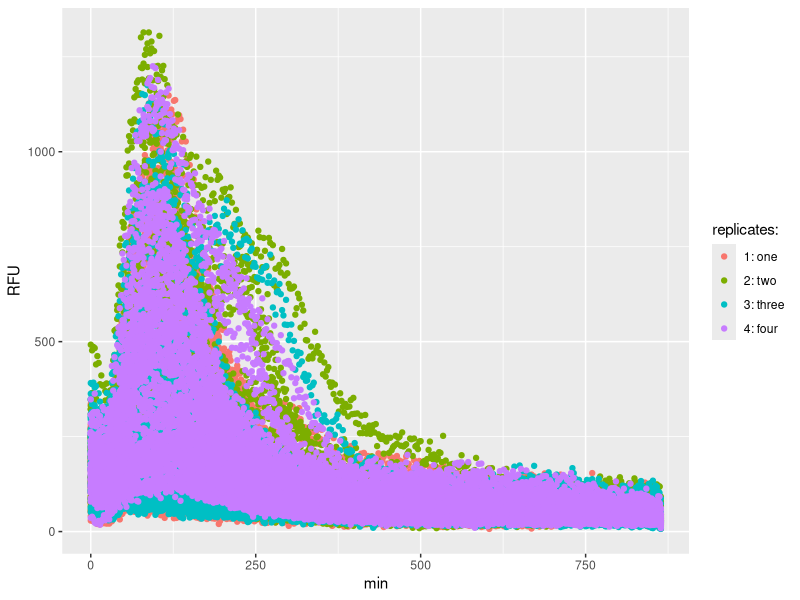
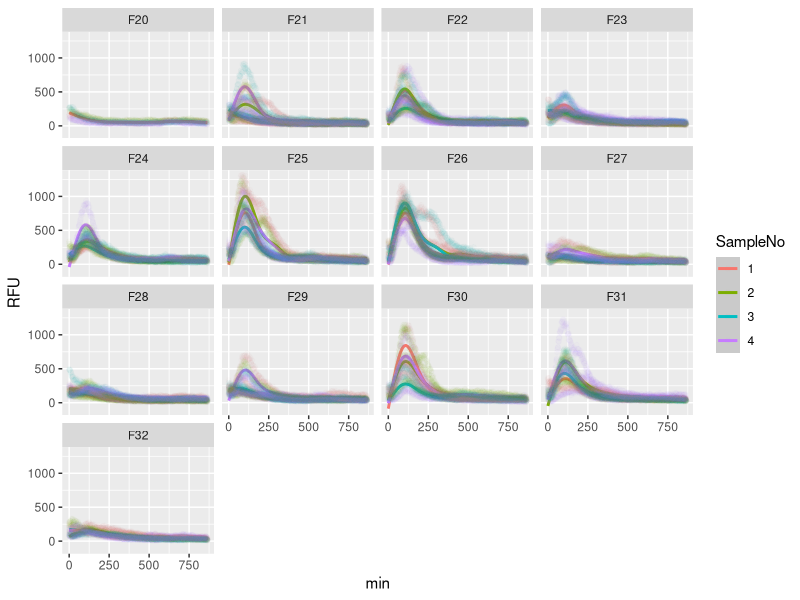
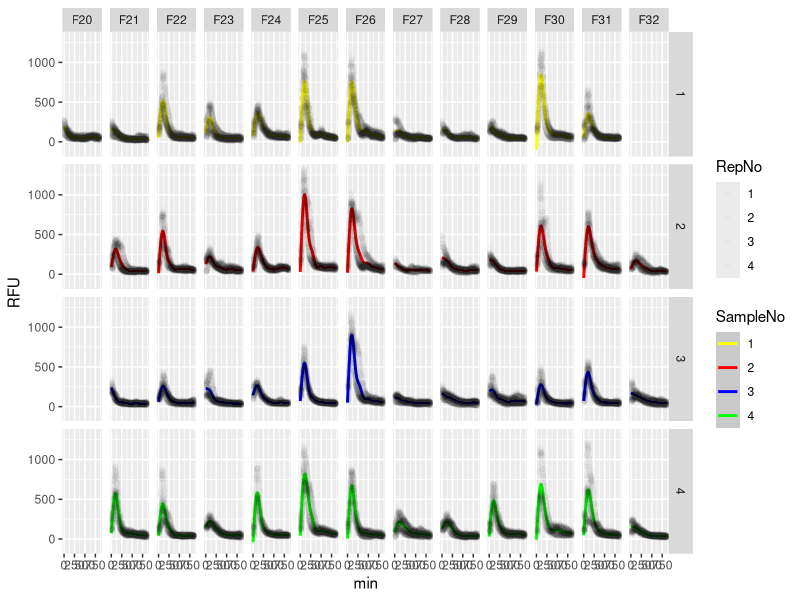
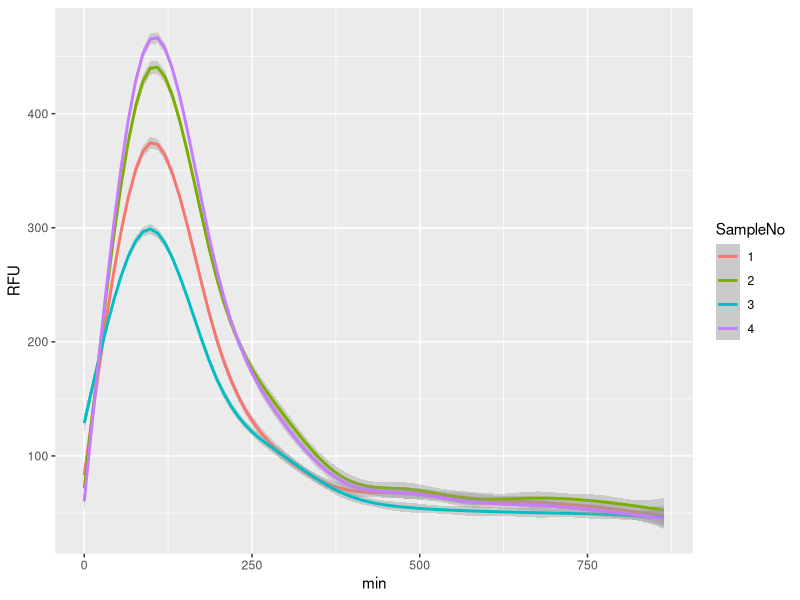
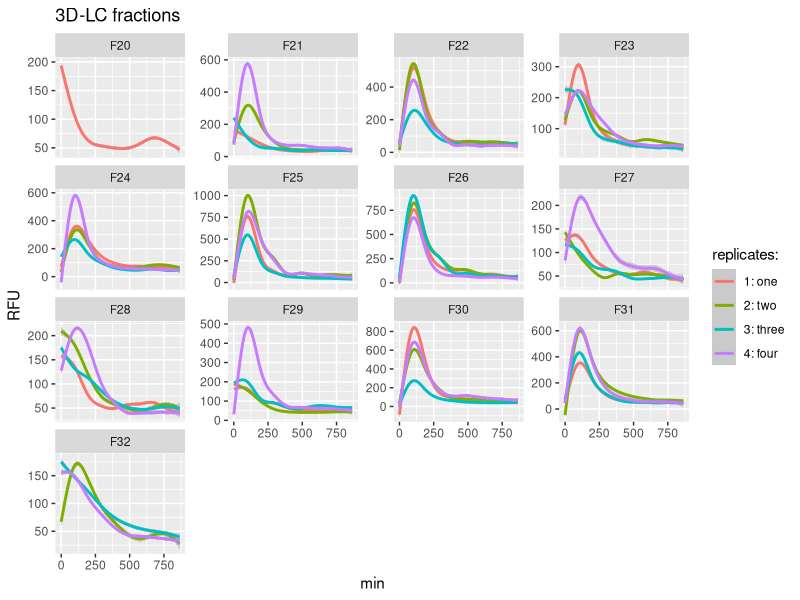
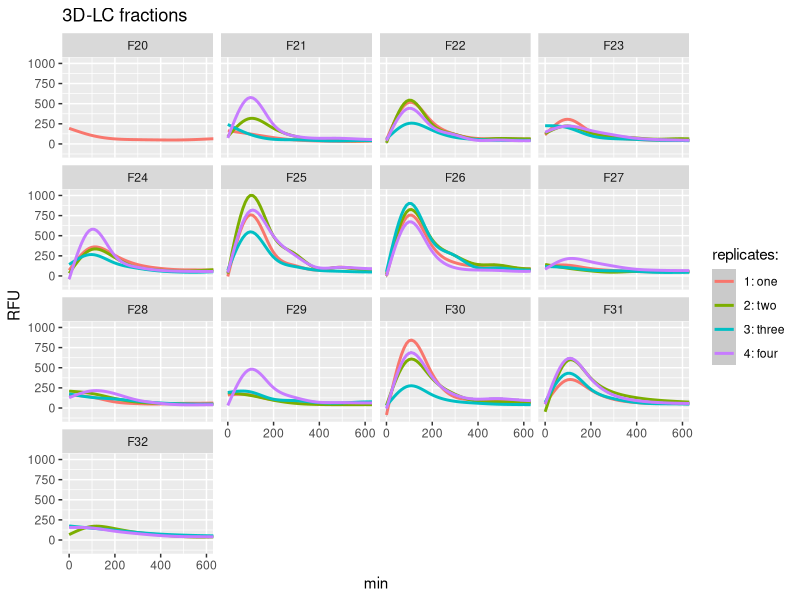
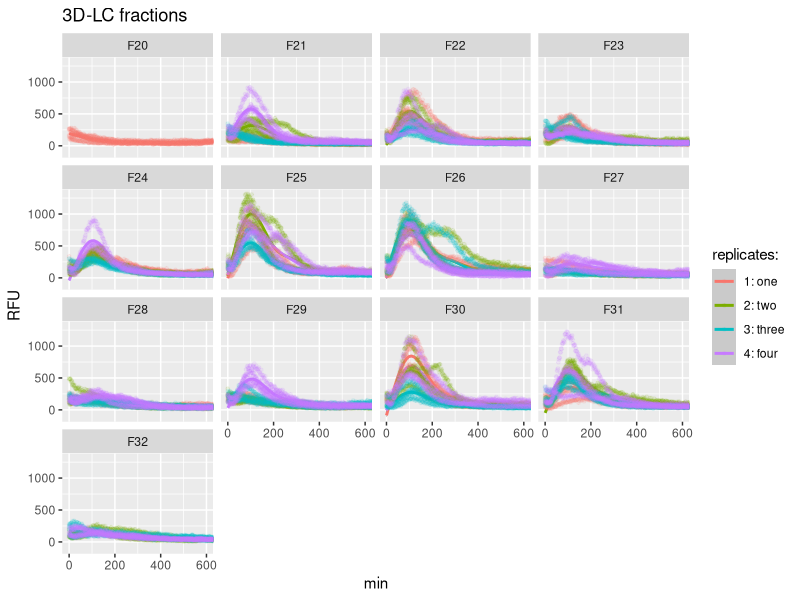
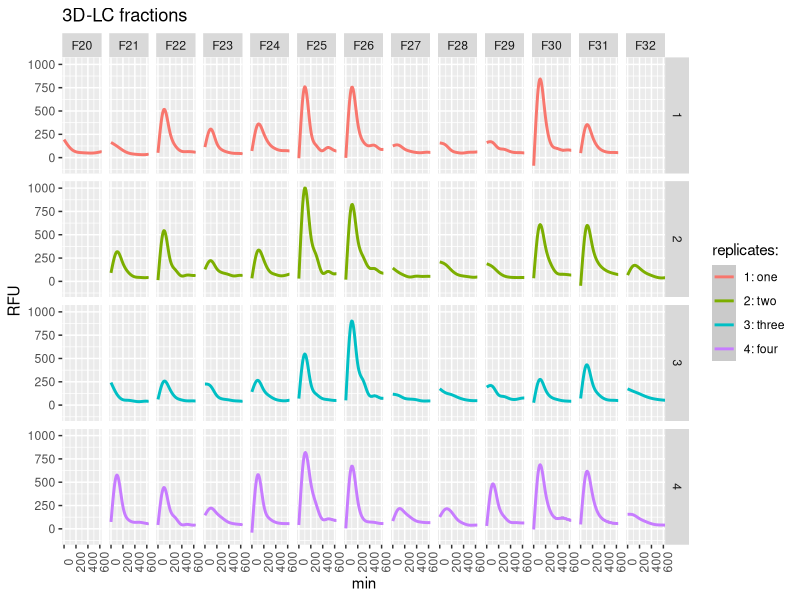

These charts were generated, in order, by the following R code:
## ---- chunk 1
knitr::opts_chunk$set(echo = TRUE,results = "hide")
## ---- chunk 2
library("tidyverse")
library("ggplot2")
## ---- chunk 3
## read in raw data and some annotation
setwd("C:/0_R/210522_James_activity/")
raw <- read.csv("data/summary_18-05-21_edit_ACTIVITY.csv", skip = 7, stringsAsFactors = FALSE)
str(raw)
colnames(raw)
dim(raw)
head(raw)
tail(raw)
# get rid of NAs
#raw <- raw[complete.cases(raw),]
dim(raw)

## ---- chunk 4
#mynames <- c("Reading","MeasTimeSec",
#             paste(rep("reaction_1",4),"-",seq(1:4)),
#             paste(rep("reaction_2",4),"-",seq(1:4)),
#             paste(rep("reaction_3",4),"-",seq(1:4)),
#             paste(rep("reaction_4",4),"-",seq(1:4)),
#             paste(rep("reaction_5",4),"-",seq(1:4)),
#             paste(rep("reaction_6",4),"-",seq(1:4)))
#mynames
#names(raw) <- mynames

colnames(raw)
# data I need
S <- colnames(raw)[grep("S\\d", colnames(raw))]
min <- colnames(raw)[grep("min", colnames(raw))]
mydata=c(min,S)
mydata

df <- raw[,mydata]
dim(df)
dim(df[complete.cases(df),])

## ---- chunk 5
title  <- "3D-LC fractions"
mysubtitle <- "May 2021"
name <- "replicates:"
IDs <- as.character(seq(1:4))
mycolours <- c("yellow","red","blue","green")#,"lightblue2","lightblue3")
mylabels <-  c("one",
             "two",
             "three",
             "four")
mylabels <- paste(IDs, mylabels, sep=": ")
names(mylabels) <- IDs




## ---- chunk 6

df_long <- gather(df, key = "Sample", value = "RFU", -"min")
head(df_long)
table(is.na(df_long))
#df[is.na(df),]

## ---- chunk 7
#' remove columns if necessary
colnames(df_long)

#' parse 'Sample' to obtain sample number 'SampleNo'
df_long$Sample[1]

df_long$SampleNo <- substr(df_long$Sample,2,regexpr('_', df_long$Sample)-1)

df_long$RepNo <- substr(df_long$Sample,regexpr('_', df_long$Sample)+1,regexpr('F', df_long$Sample)-2)

df_long$FracNo <- substr(df_long$Sample,regexpr('F', df_long$Sample), length(df_long$Sample))

head(df_long)

#' in the same way extract replicate number - 'RepNo'
#df$RepNo <- substr(df$Sample,regexpr(' - ', df$Sample)+3, regexpr('$', df$Sample))
#head(df$RepNo)

# #' Change sec to min
# table(is.na(df$MeasTimeSec))
# df$MeasTimeMin <- df$MeasTimeSec/60
# head(df$MeasTimeMin)
# #' remove white space from 'Well' sting
# #df$Well<- substr(df$Well, 2, regexpr('$', df$Well))

#' convert SampleNo to factor in order it to sort nicely in ggplots
df_long$SampleNo <- as.factor(df_long$SampleNo)
df_long$SampleNo <- factor(df_long$SampleNo, levels=IDs) 
unique(df_long$SampleNo)
head(df_long)
## ---- chunk 8
# # Selected (cleaned) data contains only columns needed for plotting
# # Well, Sample, SampleNo, RepNo, MeasTimeSec, RFU
# colnames(df)
# df <- df[,c(1,2,3,4,5,6,7)] 
# head(df) 
# # there should be no missing values
# table(is.na(df))
# df[!complete.cases(df),]


## ---- chunk 9
# all the data
head(df_long)
#plot(x=df_long$min,y=df$RFU)

# colour by samples
ggplot(data = df_long) +
  aes(x = min, y=RFU) +
  geom_point(aes(color=SampleNo)) +
  scale_color_discrete(name=name, breaks=IDs, labels=mylabels)

ggplot(data = df_long) + 
  aes(x = min, y=RFU) +
  geom_smooth(aes(color=SampleNo), method = 'gam',se=T, level=0.95) + 
  geom_point(aes(color=RepNo), alpha=1/50) +
  facet_wrap(~FracNo, scales = "fixed")

ggplot(data = df_long) + 
  aes(x = min, y=RFU) +
  geom_smooth(aes(color=SampleNo), method = 'gam',se=T, level=0.95) + scale_color_manual(values = mycolours) + 
  geom_point(aes(fill=RepNo), alpha=1/100) + 
  #scale_color_manual(values = mycolours) + 
  scale_fill_manual(values = mycolours) + 
  facet_grid(SampleNo~FracNo, scales = "fixed")


## ---- chunk 10
## Adjustments - remove outliers if necessary

## Sometimes samples needs to be combined...
#  df$SampleComb <- df$SampleNo 
#  df[df$SampleComb==2,"SampleComb"] <- 1

## Measurement of this sample have many outliers...
#  ggplot(subset(df, SampleNo %in% c(7))) +
#  aes(x = MeasTimeSec, y=RFU) +
#  geom_point(aes(color=SampleNo))

## Use summary statistics (mean) to find and remove obvious outliers...

# #  means of all replicates 
# dfstat <- df %>% filter(SampleNo==1|SampleNo==2|SampleNo==3|SampleNo==4|SampleNo==5|SampleNo==6) %>% group_by(SampleNo,RepNo) %>% summarise(mean=mean(RFU))
# print(dfstat,n=nrow(dfstat))
# #View(dfstat)



# Data that should be removed
#dim(df) 
#dim(df %>% filter(RepNo==1))
#dim(df %>% filter(RepNo!=1))
#df <- df %>% filter(RepNo!=1)

## To invert filter...
#  filter(df,SampleNo == 7 & RepNo == 3)
#  It is the same as leaving out all the measurement from some wells
#  df <- filter(df, Well != "A01" & Well != "B01" & Well != "C01"&  Well != "D01"& Well != "E01"& Well != "F01" & Well != "G01"& Well != "H01")

## Filter can be also inverted using... 
#  df <- filter(df, Well != "G03")

## To remove some data...
#  There are some zeros (negative spikes) in Sample "7 1/3" 
#  Let's removethose  zeros here
#  df[which(df$Sample=="7 1/3"&df$RFU==0),]
#  dfs[which(dfs$Sample=="7 1/3"&dfs$RFU==0),] <- NA

## Checks...
head(df_long)
length(rownames(df_long))
length(complete.cases(df_long))
table(is.na(df_long))
## only complete cases
df[which(is.na(df_long)),]
df_long_clean <- df_long[complete.cases(df_long),]
## check for NAs
dim(df_long)
dim(df_long_clean)
table(is.na(df_long))
table(is.na(df_long_clean))
## ---- chunk 11
## LOESS regression,

p <- ggplot(data = df_long) + 
  aes(x = min, y=RFU) +
  geom_smooth(aes(color=SampleNo), method = 'gam',se=T, level=0.95) #+geom_point(aes(colour=RepNo))
p

## Panel of plots fixed scale
p+facet_wrap(~FracNo, scales = "free_y") + #coord_cartesian(xlim = c(0,500)) +
  labs(title = title, x = "min", y = "RFU") +
  scale_colour_discrete(name=name, breaks=IDs, labels=mylabels)

## Panel of plots of Fractions - zoomed
p+facet_wrap(~FracNo, scales = "fixed") +
  coord_cartesian(xlim = c(0,600)) +
  labs(title = title, x = "min", y = "RFU") +
  scale_colour_discrete(name=name, breaks=IDs, labels=mylabels)

## Panel of plots of Fractions - zoomed
# adding the actual points
p + geom_point(aes(colour=SampleNo), size = 1, alpha=1/10) + facet_wrap(~FracNo, scales = "fixed") +  coord_cartesian(xlim = c(0,600)) +
  labs(title = title, x = "min", y = "RFU") +
  scale_colour_discrete(name=name, breaks=IDs, labels=mylabels)

## Grid of plots of Samples~Fractions - zoomed
p + facet_grid(SampleNo~FracNo, scales = "fixed") +
  coord_cartesian(xlim = c(0,600)) +
  labs(title = title, x = "min", y = "RFU") +
  scale_colour_discrete(name=name, breaks=IDs, labels=mylabels) +
theme(axis.text.x = element_text(angle=90))


## With data points
q <- ggplot(data = df_long) + #[df_long$FracNo=="F25",]) + 
  aes(x = min, y=RFU) +
  geom_smooth(aes(color=FracNo), method = "gam") + geom_point(aes(colour=SampleNo), alpha=1/30) +
  theme(axis.text.x = element_text(angle=90))
q

## Panel of plots of Fractions - zoomed, samples combined
q+facet_wrap(~FracNo, scales = "fixed") +
  coord_cartesian(xlim = c(0,600)) +
  labs(title = title, x = "min", y = "RFU")

q+facet_grid(SampleNo~FracNo, scales = "fixed") +
  coord_cartesian(xlim = c(0,600)) +
  labs(title = title, x = "min", y = "RFU") + 
  theme(axis.text.x = element_text(angle=90))




## Sums for comparision

ggplot(data = df_long) +aes(x=FracNo, y=RFU)+ geom_col(aes(color=SampleNo))

## ---- chunk 12
#head(df,10)
head(df_long,10)
library("dplyr")
df_long_sum <- df_long %>% group_by(SampleNo,FracNo,min) %>% summarise(RFU=sum(RFU, na.rm = TRUE))


## With data points
q <- ggplot(data = df_long_sum) + #[df_long$FracNo=="F25",]) + 
  aes(x = min, y=RFU) +
  geom_smooth(aes(color=FracNo), method = "gam") 

#q

## Panel of plots of Fractions - zoomed, samples combined
q+facet_wrap(~FracNo, scales = "fixed") +
  coord_cartesian(xlim = c(0,600)) +
  labs(title = title, x = "min", y = "RFU")

q+facet_grid(SampleNo~FracNo, scales = "fixed") +
  coord_cartesian(xlim = c(0,600)) +
  labs(title = title, x = "min", y = "RFU") +
  theme(axis.text.x = element_text(angle = 90)) 

q+facet_grid(SampleNo~FracNo, scales = "fixed") +
  coord_cartesian(xlim = c(0,600)) +
  labs(title = title, x = "min", y = "RFU") +
  theme(axis.text.x = element_text(angle = 90)) +
  geom_point(aes(colour=SampleNo), alpha=1/30)

